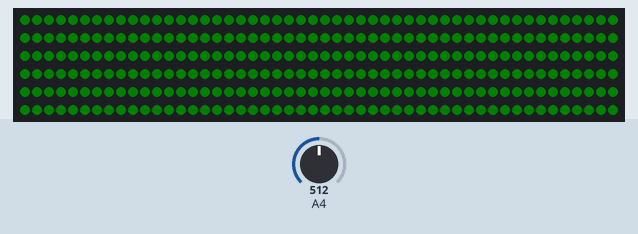
Simulated run of this sketch. Board: Arduino Mega 2560, built with avr-gcc and run on an emulated ATmega2560. Shown: 300 RGB LEDs in strip order, left to right, continuing on the next row. The test bench sets the inputs (shaded band); at power-on: A4 = 512. Dim RGB values are drawn brighter than linear; what the sketch prints to the serial monitor is not drawn.

Above: at 0.1 s.

The sketch:

Color_audio.ino
```cpp
#include <FastLED.h>
//#include <color_tables.h>

#define LED_TYPE WS2812B
#define COLOR_ORDER GRB
#define DATA_PIN 25
#define RED 0
#define GREEN 1
#define BLUE 2
#define NEXT 800

//Parameters that can be changed
#define NUM_LEDS 300
#define NUM_LIGHTS 300
#define BOUNCING true


CRGB leds[NUM_LEDS];
CRGB color_array[158];
CRGB colors[10];

uint8_t state;
int16_t reading;
int16_t max_r;
int16_t current;
int timer;
int k;
int k_i;
int active_lights;
int max_led = NUM_LEDS-1;
int wait;
class Light{
  public:
  int id;
  CRGB color;
  int adress;
  int interval = 10;
  bool stop = false;
  void inc_pixel(Light lights[]){
    if (!stop){
      leds[adress] = CRGB(0,0,0);
      adress++;
      if (adress == max_led){
        stop = true;
        max_led--;
      }
      leds[adress] = color;
    }
  }
};

Light lights[NUM_LIGHTS];

void setup() {
  FastLED.addLeds<LED_TYPE, DATA_PIN, COLOR_ORDER>(leds, NUM_LEDS);
  FastLED.setBrightness(5);
  Serial.begin(115200);
  int j;
  for (int i = 0; i<256; i+=5){
    color_array[k] = CRGB(i,255-i,0);
    k++;
  }
  for (int i = 0; i<256; i+=5){
    color_array[k] = CRGB(255-i,0,i);
    k++;
  }
  for (int i = 0; i<256; i+=5){
    color_array[k] = CRGB(0,i,255-i);
    k++;
  }
  colors[0] = CRGB(0,0,255);
  colors[1] = CRGB(255,0,255);
  colors[2] = CRGB(0,255,0);
  colors[3] = CRGB(255,0,0);
  colors[4] = CRGB(255,255,0);
  colors[5] = CRGB(0,128,128);
  colors[6] = CRGB(255,255,255);
}

//mid: 2048
//max: 4096
void loop() {
  reading = analogRead(A4);
  if (reading > max_r){
    max_r = reading;
  }
  if (timer % 2000 == 0){
    Serial.println(max_r);
    current = max(0,max_r-1600);
    Serial.println(current);
    k_i = (current/2048.0)*250;
    Serial.println(k_i);
    fill_solid(leds, NUM_LEDS, color_array[k_i]);
    FastLED.show();
    max_r = 0;
  }
  timer++;
}
```
